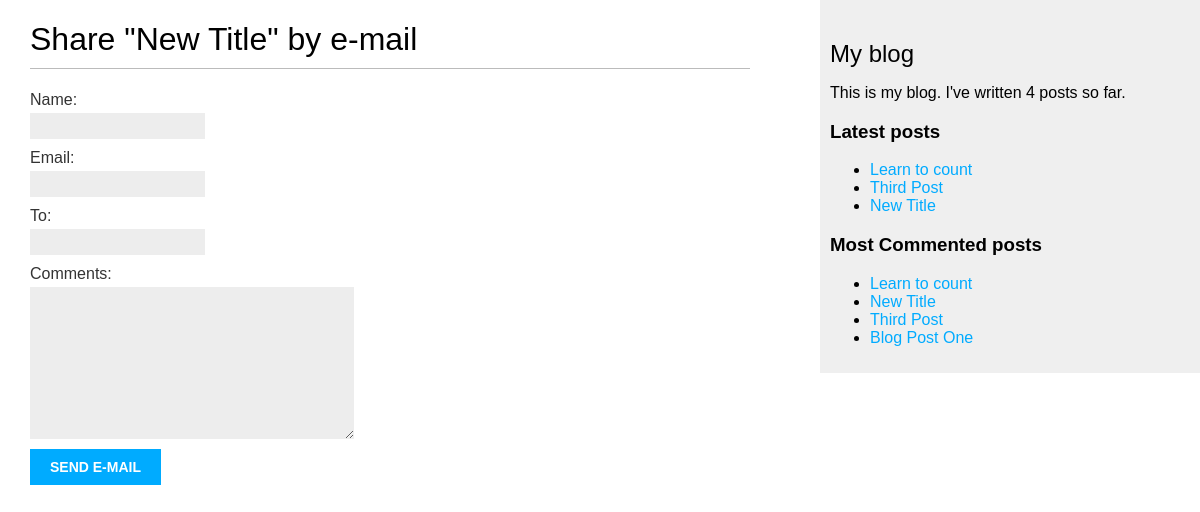
Before: /blog/2/share/ with the older database file.
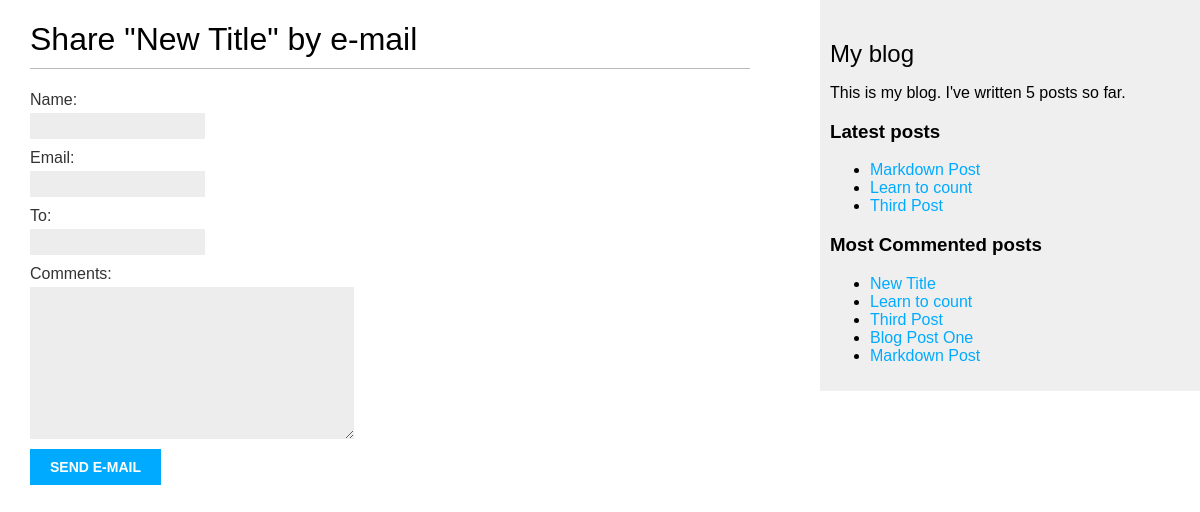
After: the same page with the newer database file.
### blog/models.py (models this page shows, shortened)
class Post(models.Model):
    STATUS_CHOICES = (
        ('draft', 'Draft'),
        ('published', 'Published'),
    )
    title = models.CharField(max_length=250)
    slug = models.SlugField(max_length=250, unique_for_date='publish')
    author = models.ForeignKey(User, on_delete=models.CASCADE, related_name='blog_posts')
    body = models.TextField()
    publish = models.DateTimeField(default=timezone.now)
    created = models.DateTimeField(auto_now_add=True)
    updated = models.DateTimeField(auto_now=True)
    status = models.CharField(max_length=10, choices=STATUS_CHOICES, default='draft')
    objects = models.Manager()
    published = PublishedManager()
    tags = TaggableManager()
    class Meta:
        ordering = ('-publish',)
    def get_absolute_url(self):
        return reverse('blog:post_detail', args=
                       [self.publish.year,
                        self.publish.month,
                        self.publish.day,
                        self.slug])

### blog/views.py (the view)
# urls.py: path('<int:post_id>/share/', views.post_share, name='post_share'),
def post_share(request, post_id):
    post = get_object_or_404(Post, id=post_id, status='published')
    sent = False
    if request.method == 'POST':
        form = EmailPostForm(request.POST)
        if form.is_valid():
            cd = form.cleaned_data
            post_url = request.build_absolute_uri(
                post.get_absolute_url())
            subject = f"{cd['name']} recommends you read" \
            f"{post.title}"
            message = f"Read {post.title} at {post_url}\n\n" \
            f"{cd['name']}\'s comments: {cd['comments']}"
            send_mail(subject, message, 'robert_melen@yahoo.co.uk', [cd['to']])
            sent = True
    else:
        form = EmailPostForm()
    return render(request, 'blog/post/share.html',
                  {'post': post,
                   'form': form,
                   'sent' : sent, })

### blog/forms.py
class EmailPostForm(forms.Form):
    name = forms.CharField(max_length=25)
    email = forms.EmailField()
    to = forms.EmailField()
    comments = forms.CharField(required=False, widget=forms.Textarea)

### blog/models.py (called while the page is built)
    def get_queryset(self):
        return super(PublishedManager, self).get_queryset()\
    .filter(status='published')

### blog/templatetags/blog_tags.py (called while the page is built)
@register.simple_tag
def total_posts():
    return Post.published.count()

@register.inclusion_tag('blog/post/latest_posts.html')
def show_latest_posts(count=5):
    latest_posts = Post.published.order_by('-publish')[:count]
    return {'latest_posts': latest_posts}

@register.simple_tag
def get_most_commented_posts(count=5):
    return Post.published.annotate(total_comments=Count('comments')
                                   ).order_by('-total_comments')[:count]

### blog/templates/blog/post/share.html (shortened to what this page needs)
{% extends "blog/base.html" %}
{% block content %}
    {% if sent %}
        <h1>E-mail successfully sent</h1>
        <p>
            "{{ post.title }}" was successfully sent
            to {{ form.cleaned_data.to }}.
        </p>
<h4>Click <a href="{% url "blog:post_list" %}">Here</a> to go home</h4>
    {% else %}
        <h1>Share "{{ post.title }}" by e-mail</h1>
    <form method="post">
        {{ form.as_p }}
        <input type="submit" value="Send e-mail">
    </form>
{% endif %}
{% endblock %}

### blog/templates/blog/base.html (shortened to what this page needs)
{% load blog_tags %}
{% load static %}
<!DOCTYPE html>
<html>
<head>
  <link href="{% static "css/blog.css" %}" rel="stylesheet">
</head>
<body>
  <div id="content">
    {% block content %}
    {% endblock %}
  </div>
  <div id="sidebar">
    <h2>My blog</h2>
    <p>This is my blog. I've
    written {% total_posts %}
    posts so far.</p>
    <h3>Latest posts</h3>
    {% show_latest_posts 3 %}
    <h3>Most Commented posts</h3>
    {% get_most_commented_posts as most_commented_posts %}
    <ul>
      {% for post in most_commented_posts %}
        <li>
          <a href="{{ post.get_absolute_url }}">
            {{ post.title }}</a>
        </li>
      {% endfor %}
    </ul>
  </div>
</body>
</html>

### blog/templates/blog/post/latest_posts.html
<ul>
    {% for post in latest_posts %}
    <li>
        <a href="{{ post.get_absolute_url }}">
            {{ post.title }}
        </a>
    </li>
    {% endfor %}
</ul>

Changed rows visible on the page:
no longer on one of the page's lists (row unchanged): Post: title "New Title"
shown differently, row unchanged: Post "New Title": moves up the list
added Post: title "Markdown Post"
Other visible differences:
text no longer shown: "4"
text now shown: "5"
